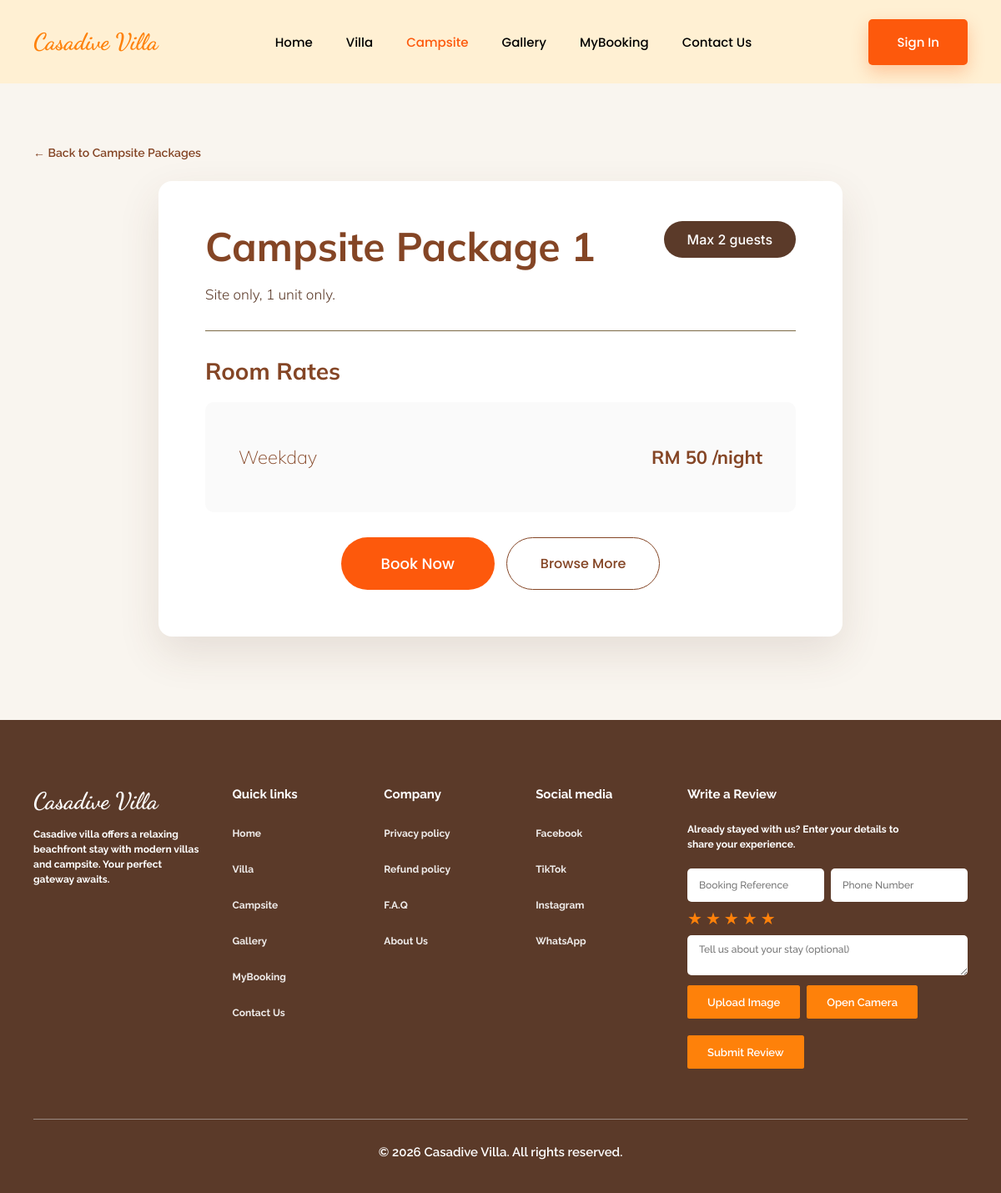
The page /customer/detail.php?id=5 on the database as committed earlier.
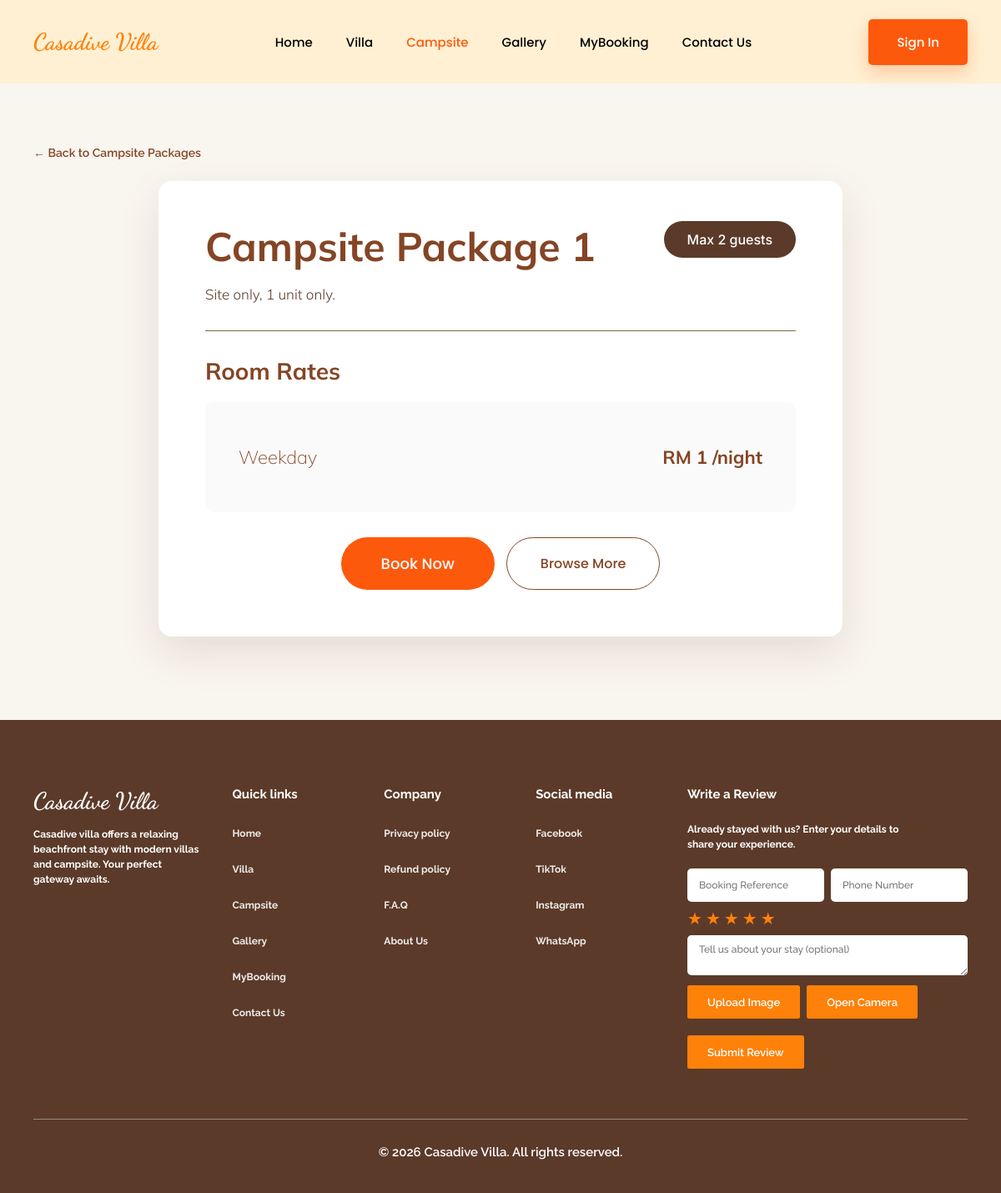
The same page on the database as committed later.
### tables this page shows
CREATE TABLE `accommodation` (
  accommodation_id   INT UNSIGNED AUTO_INCREMENT PRIMARY KEY,
  accommodation_name VARCHAR(100) NOT NULL,
  accommodation_type ENUM('Villa','Campsite') NOT NULL,
  price              DECIMAL(10,2) NOT NULL COMMENT 'weekday / base rate per night, used for all booking calculations',
  price_weekend      DECIMAL(10,2) NULL COMMENT 'display only — not applied to booking totals yet',
  price_holiday      DECIMAL(10,2) NULL COMMENT 'display only — not applied to booking totals yet',
  capacity           INT UNSIGNED NOT NULL,
  pax_label          VARCHAR(30) NULL COMMENT 'display string e.g. "4-5 PAX", falls back to "Max N guests"',
  features           TEXT NULL COMMENT 'one feature per line, e.g. "Wifi\nAircond\nSea View"',
  description        TEXT,
  status             ENUM('available','unavailable','maintenance') NOT NULL DEFAULT 'available',
  image              VARCHAR(255),
  door_code          VARCHAR(20) COMMENT 'lock box / door code shown to the guest in the check-in reminder'
);

### customer/detail.php (called while the page is built, shortened)
<?php
require_once __DIR__ . '/../includes/db.php';
$id = filter_input(INPUT_GET, 'id', FILTER_VALIDATE_INT);
$accommodation = null;
if ($id) {
    $stmt = $pdo->prepare('SELECT * FROM accommodation WHERE accommodation_id = :id');
    $stmt->execute(['id' => $id]);
    $accommodation = $stmt->fetch();
}
require __DIR__ . '/views/detail.view.php';

### customer/views/detail.view.php (the view, shortened to what this page needs)
<?php include __DIR__ . '/../../includes/header.php'; ?>
  <section class="detail-section">
    <div class="container">
      <?php if (!$accommodation): ?>
        <div class="not-found">
          <h1>Package not found</h1>
          <p>The accommodation you're looking for doesn't exist or may have been removed.</p>
          <br>
          <a href="villa.php" class="detail-book" style="display:inline-block;">Browse Packages</a>
        </div>
      <?php else:
        $backHref = $accommodation['accommodation_type'] === 'Campsite' ? 'campsite.php' : 'villa.php';
        $paxLabel = $accommodation['pax_label'] ?: ('Max ' . (int) $accommodation['capacity'] . ' guests');
      ?>
        <a href="<?= $backHref ?>" class="detail-back">&larr; Back to <?= htmlspecialchars($accommodation['accommodation_type']) ?> Packages</a>
        <div class="detail-card">
          <div class="detail-head">
            <h1 class="detail-name"><?= htmlspecialchars($accommodation['accommodation_name']) ?></h1>
            <span class="detail-pax"><?= htmlspecialchars($paxLabel) ?></span>
          </div>
          <p class="detail-description"><?= nl2br(htmlspecialchars($accommodation['description'] ?: 'No additional description available for this package.')) ?></p>
          <hr class="detail-divider">
          <h2 class="detail-heading">Room Rates</h2>
          <div class="rates-card">
            <div class="rates-row">
              <span class="rates-label">Weekday</span>
              <span class="rates-value">RM <?= number_format((float) $accommodation['price'], 0) ?> /night</span>
            </div>
          </div>
          <div class="detail-actions">
            <?php if ($accommodation['status'] === 'available'): ?>
              <a href="bookingform.php?accommodation=<?= urlencode($accommodation['accommodation_name']) ?>" class="detail-book">Book Now</a>
            <?php endif; ?>
            <a href="<?= $backHref ?>" class="detail-browse">Browse More</a>
          </div>
        </div>
      <?php endif; ?>
    </div>
  </section>
<?php include __DIR__ . '/../../includes/footer.php'; ?>

Rows that differ between the two databases and show on the page:
changed accommodation "Campsite Package 1": price "50" → "1"
